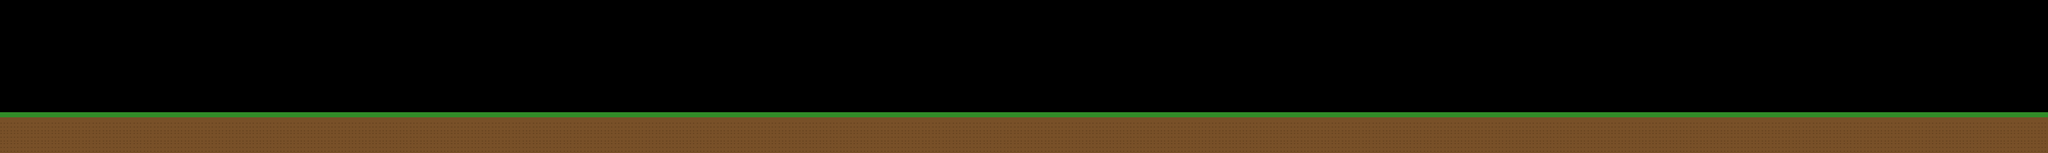

Tiled map render using the project's own tile images. Description and the map definition, with tile-layer contents summarised, below:
An orthogonal 200x15 tile map with 32x32 px tiles, 1 tile layer (Background) and 19 objects (8x tree, 4x obstacle_log, 3x obstacle_rock, 3x obstacle_bush, apple).

<map version="1.10" tiledversion="1.11.2" orientation="orthogonal" renderorder="right-down" width="200" height="15" tilewidth="32" tileheight="32" infinite="0" nextlayerid="5" nextobjectid="20">
 <tileset firstgid="1" name="forest_tiles" tilewidth="32" tileheight="32" tilecount="64" columns="8">
  <image source="../Tilesets/forest_tileset.png" width="256" height="256" />
 </tileset>
 <layer id="1" name="Background" width="200" height="15">
  <data>[3200 cells, 1000 non-empty, 2 distinct tile ids]</data>
 </layer>
 <objectgroup id="3" name="Obstacles">
  <object id="1" name="log" type="obstacle_log" x="800" y="352" width="64" height="32" />
  <object id="2" name="rock" type="obstacle_rock" x="1400" y="348" width="48" height="36" />
  <object id="3" name="bush" type="obstacle_bush" x="2000" y="344" width="56" height="40" />
  <object id="4" name="log" type="obstacle_log" x="2600" y="352" width="64" height="32" />
  <object id="5" name="rock" type="obstacle_rock" x="3200" y="348" width="48" height="36" />
  <object id="6" name="bush" type="obstacle_bush" x="3800" y="344" width="56" height="40" />
  <object id="7" name="log" type="obstacle_log" x="4400" y="352" width="64" height="32" />
  <object id="8" name="rock" type="obstacle_rock" x="5000" y="348" width="48" height="36" />
  <object id="9" name="bush" type="obstacle_bush" x="5400" y="344" width="56" height="40" />
  <object id="10" name="log" type="obstacle_log" x="5800" y="352" width="64" height="32" />
  <object id="11" name="apple" type="apple" x="6200" y="288" width="32" height="32" />
 </objectgroup>
 <objectgroup id="4" name="Decorations">
  <object id="12" name="tree" x="160" y="200" width="64" height="180" />
  <object id="13" name="tree" x="600" y="200" width="64" height="180" />
  <object id="14" name="tree" x="1100" y="200" width="64" height="180" />
  <object id="15" name="tree" x="1800" y="200" width="64" height="180" />
  <object id="16" name="tree" x="2400" y="200" width="64" height="180" />
  <object id="17" name="tree" x="3100" y="200" width="64" height="180" />
  <object id="18" name="tree" x="4000" y="200" width="64" height="180" />
  <object id="19" name="tree" x="5100" y="200" width="64" height="180" />
 </objectgroup>
</map>
